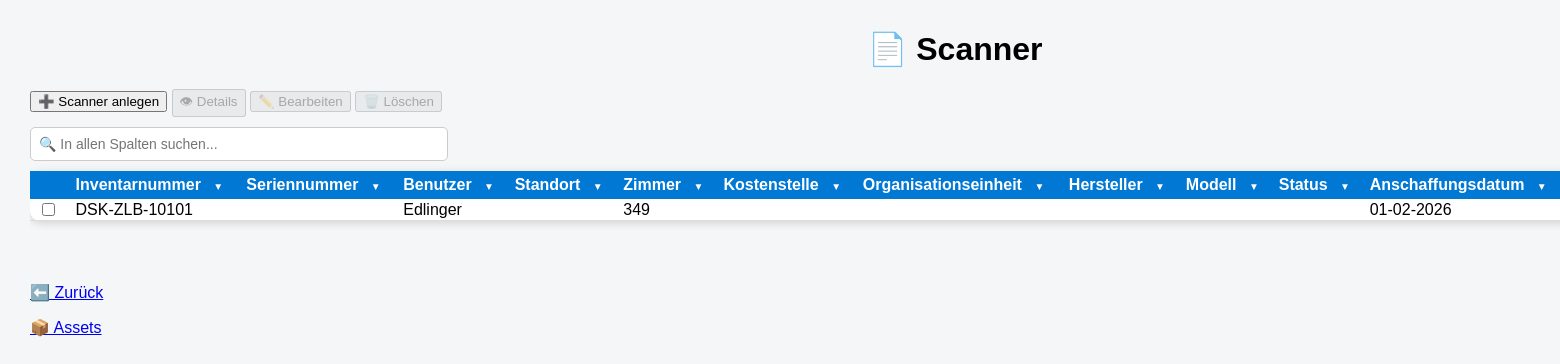
Screenshot of /assets/scanner with the database file from the repository.
### tables this page shows
CREATE TABLE assets (

    id INTEGER PRIMARY KEY,

    inventarnummer TEXT,
    rechnername TEXT,
    seriennummer TEXT,

    kostenstelle TEXT,
    organisationseinheit TEXT,

    standort TEXT,
    zimmer TEXT,

    anschaffungsdatum TEXT,
    installationsdatum TEXT,

    assettyp TEXT,
    verwendungsart TEXT,

    status TEXT,

    hersteller TEXT,
    modell TEXT,

    mac_adresse TEXT,
    garantie TEXT,

    verwaltungsart TEXT,

    prozessor TEXT,
    kerne_threads TEXT,

    ram TEXT,
    festplatte TEXT,

    betriebssystem TEXT,

    displaygroesse TEXT,
    dockingstation TEXT,

    anlagenummer TEXT,

    mitarbeiter TEXT,

    bemerkung TEXT

, druckertyp TEXT);

### app.py (the view)
@app.route("/assets/scanner")
def scanner():
    sortierung = request.args.get("sort", "inventarnummer")
    richtung = request.args.get("richtung", "ASC")
    erlaubte_spalten = [
        "inventarnummer",
        "seriennummer",
        "kostenstelle",
        "organisationseinheit",
        "standort",
        "zimmer",
        "anschaffungsdatum",
        "assettyp",
        "status",
        "hersteller",
        "modell",
        "garantie",
        "mitarbeiter",
        "bemerkung"
    ]
    if sortierung not in erlaubte_spalten:
        sortierung = "inventarnummer"
    if richtung not in ["ASC", "DESC"]:
        richtung = "ASC"
    with closing(sqlite3.connect("asset_management.db")) as verbindung:
        cursor = verbindung.cursor()
        cursor.execute(f"""
            SELECT id, inventarnummer, seriennummer, mitarbeiter,
                   standort, zimmer, kostenstelle, organisationseinheit,
                   hersteller, modell, status,
                   anschaffungsdatum, bemerkung
            FROM assets
            WHERE LOWER(assettyp) = 'scanner'
            ORDER BY {sortierung} COLLATE NOCASE {richtung}
        """)
        scanners = cursor.fetchall()
    return render_template(
        "scanner.html",
        scanners=scanners
    )

### templates/scanner.html (shortened to what this page needs)
<!DOCTYPE html>
<html>
<head>
    <link rel="stylesheet"
          href="{{ url_for('static', filename='style.css') }}">
    <link rel="stylesheet"
          href="{{ url_for('static', filename='assets_liste_tables.css') }}">
    <link rel="stylesheet"
          href="{{ url_for('static', filename='dropdowns.css') }}">
</head>
<body>
<div class="container">
    <h1>📄 Scanner</h1>
    <div class="toolbar">
        <button onclick="assetAnlegen()">
            ➕ Scanner anlegen
        </button>
           <button id="detailsBtn"
                disabled
                onclick="detailsAnzeigen()">
                👁 Details
            </button>
            <button id="bearbeitenBtn"
                disabled
                onclick="assetBearbeiten()">
            ✏️ Bearbeiten
            </button>
            <button id="loeschenBtn"
                disabled
                onclick="popupOeffnen(ausgewaehlteId)">
                🗑️ Löschen
            </button>
    </div>
<div
    style="
         margin-top:10px;
        margin-bottom:0px;
        text-align:left;
    "
>
    <input
        type="text"
        id="globalFilter"
        placeholder="🔍 In allen Spalten suchen..."
        style="
            width:400px;
            padding:8px;
            font-size:14px;
            border:1px solid #ccc;
            border-radius:5px;
        "
>
</div>
    <div style="overflow-x:auto;">
        <table>
            <tr>
                <th></th>
                <th class="dropdown-column">
                    Inventarnummer
                    <span class="dropdown-button">▼</span>
                </th>
                <th class="dropdown-column">
                    Seriennummer
                    <span class="dropdown-button">▼</span>
                </th>
                <th class="dropdown-column">
                    Benutzer
                    <span class="dropdown-button">▼</span>
                </th>
               <th class="dropdown-column">
                    Standort
                    <span class="dropdown-button">▼</span>
                </th>
                <th class="dropdown-column">
                    Zimmer
                    <span class="dropdown-button">▼</span>
                </th>
                <th class="dropdown-column">
                    Kostenstelle
                    <span class="dropdown-button">▼</span>
                </th>
                <th class="dropdown-column">
                    Organisationseinheit
                    <span class="dropdown-button">▼</span>
                </th>
                <th class="dropdown-column">
                    Hersteller
                    <span class="dropdown-button">▼</span>
                </th>
                <th class="dropdown-column">
                    Modell
                    <span class="dropdown-button">▼</span>
                </th>
                <th class="dropdown-column">
                    Status
                    <span class="dropdown-button">▼</span>
                </th>
                <th class="dropdown-column">
                    Anschaffungsdatum
                    <span class="dropdown-button">▼</span>
                </th>
            </tr>
            {% for scanner in scanners %}
            <tr>
               <td><input type="checkbox" class="asset-checkbox" data-id="{{ scanner[0] }}"></td>
                <td>{{ scanner[1] }}</td>
                <td>{{ scanner[2] }}</td>
                <td>{{ scanner[3] }}</td>
                <td>{{ scanner[4] }}</td>
                <td>{{ scanner[5] }}</td>
                <td>{{ scanner[6] }}</td>
                <td>{{ scanner[7] }}</td>
                <td>{{ scanner[8] }}</td>
                <td>{{ scanner[9] }}</td>
                <td>{{ scanner[10] }}</td>
                <td>{{ scanner[11] }}</td>
            </tr>
            {% endfor %}
        </table>
    </div>
    <br><br>
    <p><a href="javascript:history.back()">⬅️ Zurück</a></p>
    <p><a href="/assets">📦 Assets</a></p>
</div>
</body>
</html>

### static/style.css (style rules this page uses)
body { font-family: Arial, sans-serif; background-color: #f4f6f8; margin: 30px; }
h1 { text-align: center; }
.container { width: 1850px; margin: auto; }

### static/assets_liste_tables.css (style rules this page uses)
table { width: 90%; margin: 10px 0; border-collapse: collapse; background-color: white; box-shadow: 0 2px 10px rgba(0,0,0,0.15); border-radius: 10px; overflow: visible; font-size: 16px; }
th { background-color: #0078d4; color: white; padding: 5px 8px; text-align: left; }
td { padding: 1px 8px; border-bottom: 1px solid #ddd; line-height: 1; }

### static/dropdowns.css (style rules this page uses)
.dropdown-column { position: relative; white-space: nowrap; }
.dropdown-button { color: white; cursor: pointer; margin-left: 8px; font-size: 10px; }

### rows the page displays
assets: inventarnummer "DSK-ZLB-10101", mitarbeiter "Edlinger", zimmer "349", anschaffungsdatum "01-02-2026"
